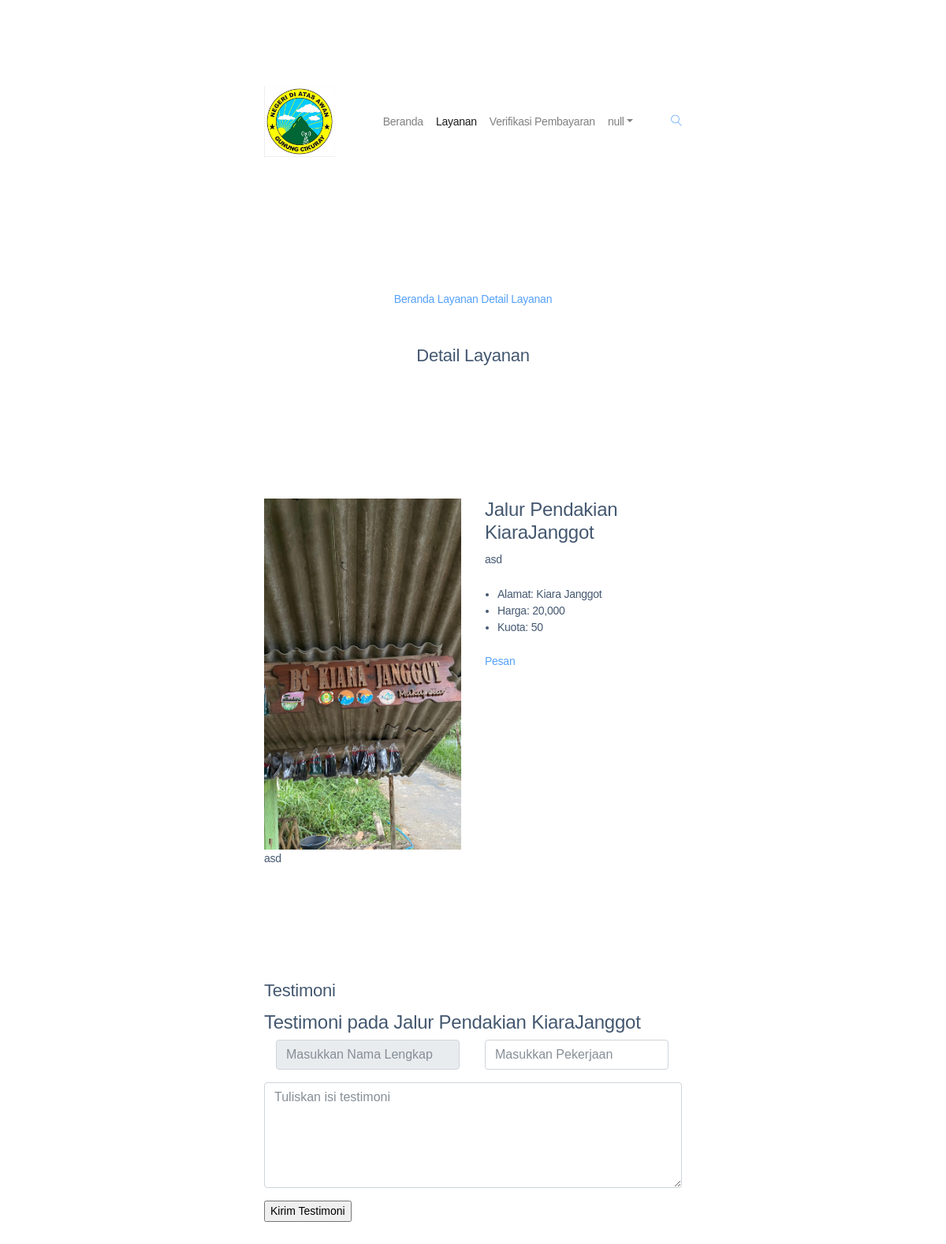
Screenshot of /User/detail-layanan?id=31 with the database file from the repository.
### tables this page shows
CREATE TABLE `tb_jalur` (
  `id_jalur` int(11) NOT NULL,
  `id_kategori` int(11) DEFAULT NULL,
  `nama_jalur` varchar(50) DEFAULT NULL,
  `alamat` text DEFAULT NULL,
  `ket_singkat` text DEFAULT NULL,
  `ket_lengkap` text DEFAULT NULL,
  `harga` int(11) DEFAULT NULL,
  `stok` int(11) DEFAULT NULL,
  `gambar` varchar(250) DEFAULT NULL,
  `created` datetime DEFAULT NULL,
  `modified` datetime DEFAULT NULL
);

### User/detail-layanan.php (the view, shortened to what this page needs)
<?php
include '../koneksi.php';
$id = $_GET['id'];
$id_user = $_COOKIE['version'];
$query = "SELECT * FROM tb_jalur WHERE id_jalur = '$id'";
$exe = mysqli_query($conn, $query);
$row = mysqli_fetch_array($exe);
$query3 = "SELECT * FROM tb_user WHERE id_user = '$id_user'";
$exe3 = mysqli_query($conn, $query3);
$row3 = mysqli_fetch_array($exe3);
?>
<!DOCTYPE html>
<html lang="en">
<head>
    <link rel="stylesheet" href="../assets/dist-2/css/bootstrap.css">
    <link rel="stylesheet" href="../assets/dist-2/vendors/linericon/style.css">
    <link rel="stylesheet" href="../assets/dist-2/css/font-awesome.min.css">
    <link rel="stylesheet" href="../assets/dist-2/vendors/owl-carousel/owl.carousel.min.css">
    <link rel="stylesheet" href="../assets/dist-2/vendors/lightbox/simpleLightbox.css">
    <link rel="stylesheet" href="../assets/dist-2/vendors/nice-select/css/nice-select.css">
    <link rel="stylesheet" href="../assets/dist-2/vendors/animate-css/animate.css">
    <link rel="stylesheet" href="../assets/dist-2/css/style.css">
    <link rel="stylesheet" href="../assets/dist-2/css/responsive.css">
</head>
<body>
    <header class="header_area">
        <div class="main_menu">
            <nav class="navbar navbar-expand-lg navbar-light">
                <div class="container box_1620">
                    <a class="navbar-brand logo_h" href="index"><img src="../assets/images/logo.jpg" alt="" style="width: 90px;"></a>
                    <div class="collapse navbar-collapse offset" id="navbarSupportedContent">
                        <ul class="nav navbar-nav menu_nav ml-auto">
                            <li class="nav-item"><a class="nav-link" href="index">Beranda</a></li>
                            <li class="nav-item active"><a class="nav-link" href="layanan">Layanan</a></li>
                            <li class="nav-item"><a class="nav-link" href="verifikasi">Verifikasi Pembayaran</a></li>
                            <li class="nav-item submenu dropdown">
                                <a href="#" class="nav-link dropdown-toggle" data-toggle="dropdown" role="button" aria-haspopup="true" aria-expanded="false"><script type="text/javascript">document.write(tampil2)</script></a>
                            </li>
                        </ul>
                        <ul class="nav navbar-nav navbar-right">
                            <li class="nav-item"><a href="#" class="search"><i class="lnr lnr-magnifier"></i></a></li>
                        </ul>
                    </div>
                </div>
            </nav>
        </div>
    </header>
    <section class="banner_area">
        <div class="banner_inner d-flex align-items-center">
            <div class="container">
                <div class="banner_content text-center">
                    <div class="page_link">
                        <a href="index">Beranda</a>
                        <a href="layanan">Layanan</a>
                        <a href="detail-layanan?id=<?php echo $row['id_jalur'];?>">Detail Layanan</a>
                    </div>
                    <h2>Detail Layanan</h2>
                </div>
            </div>
        </div>
    </section>
    <section class="portfolio_details_area p_120">
        <div class="container">
            <div class="portfolio_details_inner">
                <div class="row">
                    <div class="col-md-6">
                        <div class="left_img">
                            <img class="img-fluid" src="../assets/images/gunung/<?php echo $row['gambar'];?>" alt="">
                        </div>
                    </div>
                    <div class="col-md-6">
                        <div class="portfolio_right_text">
                            <h4><?php echo $row['nama_jalur'];?></h4>
                            <p><?php echo $row['ket_singkat'];?></p>
                            <ul class="list">
                                <li><span>Alamat</span>:  <?php echo $row['alamat'];?></li>
                                <li><span>Harga</span>:  <?php echo number_format($row['harga']);?></li>
                                <li><span>Kuota</span>:  <?php echo $row['stok'];?></li>
                            </ul>
                            <a class="genric-btn info circle" href="booking-wisata?id=<?php echo $row['id_jalur'];?>">Pesan</a>
                        </div>
                    </div>
                </div>
                <p><?php echo $row['ket_lengkap'];?></p>
            </div>
        </div>
    </section>
    <section class="text_members_area p_120">
        <div class="container">
            <div class="main_title">
                <h2>Testimoni</h2>
            </div>
            <div class="comment-form">
                <h4>Testimoni pada <?php echo $row['nama_jalur'];?></h4>
                <form action="Proses/add-testimoni.php" method="POST">
                    <div class="form-group form-inline">
                        <div class="form-group col-lg-6 col-md-6 name">
                            <input type="text" class="form-control" id="nama_lengkap" name="nama_lengkap" value="<?php echo $row3['nama_lengkap'];?>" placeholder="Masukkan Nama Lengkap" readonly="">
                        </div>
                        <div class="form-group col-lg-6 col-md-6 email">
                            <input type="text" class="form-control" id="pekerjaan" name="pekerjaan" placeholder="Masukkan Pekerjaan" required="" autocomplete="off">
                        </div>
                    </div>
                    <div class="form-group">
                        <textarea class="form-control mb-10" rows="5" id="isi" name="isi" maxlength="148" placeholder="Tuliskan isi testimoni" required=""></textarea>
                    </div>
                    <input type="submit" name="submit" id="submit" value="Kirim Testimoni" class="primary-btn submit_btn">
                </form>
            </div>
        </div>
    </section>
</body>
</html>

### assets/dist-2/css/responsive.css (style rules this page uses)
@media (max-width:1619px) { .header_area .navbar .search { margin-left: 40px; } }

### rows the page displays
tb_jalur: gambar (picture), nama_jalur "Jalur Pendakian KiaraJanggot", ket_singkat "asd", alamat "Kiara Janggot", harga "20,000", stok "50", ket_lengkap "asd"
